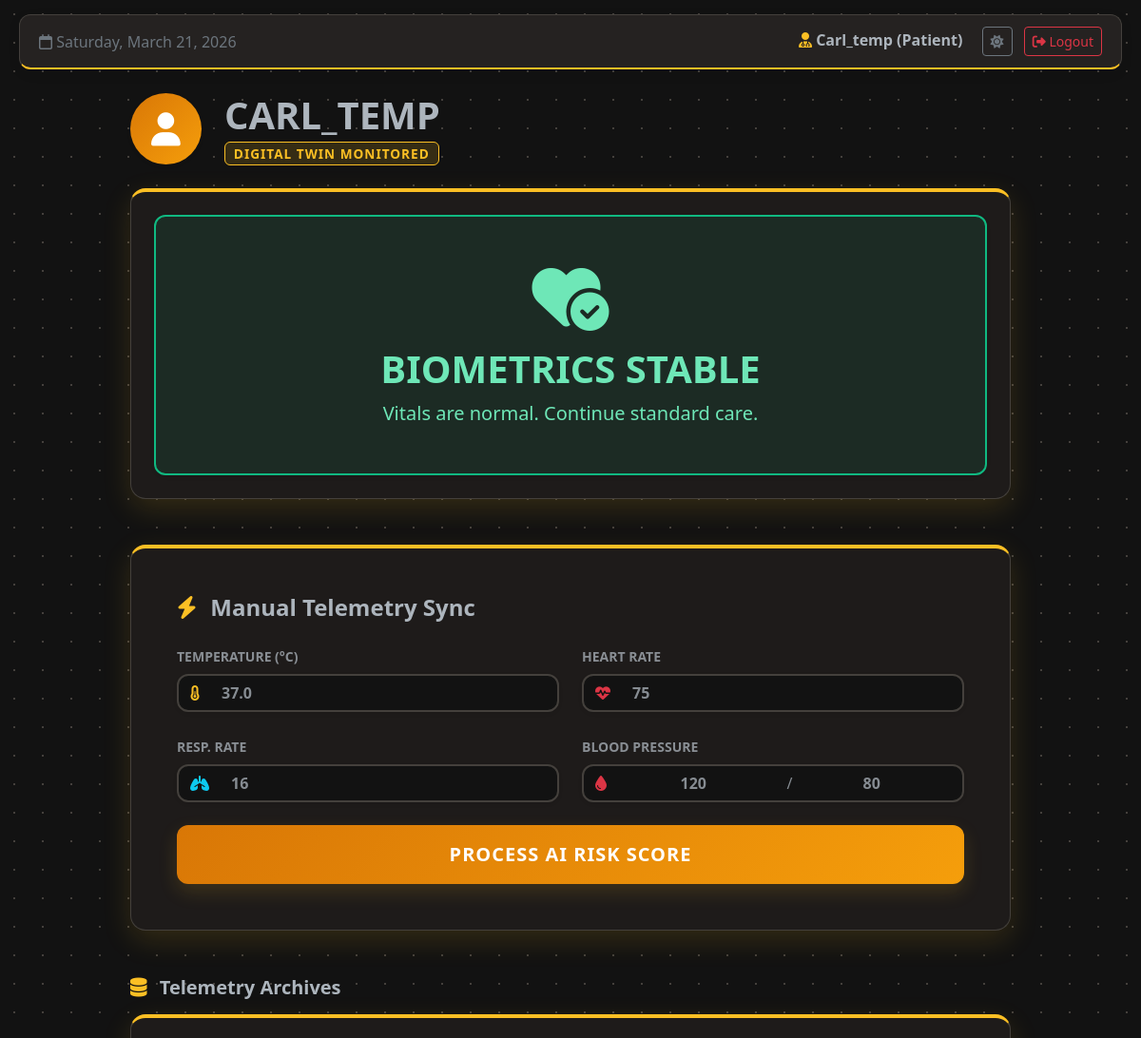
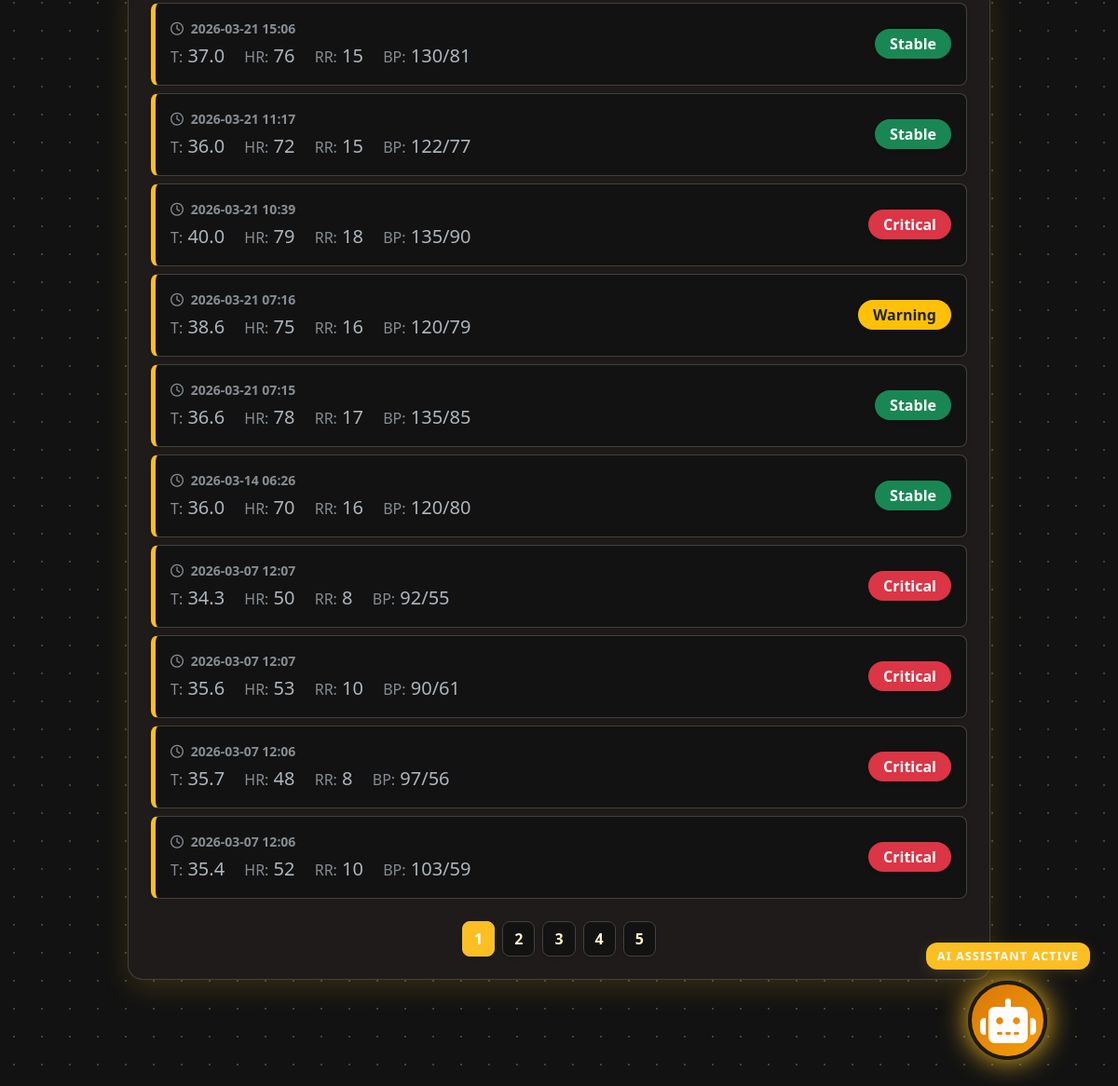
The page /patient_dashboard (signed in) on the database its author committed (2 pictures, top to bottom).
### models.py (models this page shows)
class User(UserMixin, db.Model):
    id = db.Column(db.Integer, primary_key=True)
    username = db.Column(db.String(100), unique=True, nullable=False)
    email = db.Column(db.String(120), unique=True, nullable=True)
    password = db.Column(db.String(100), nullable=False)
    role = db.Column(db.String(20), nullable=False, default="patient")
    age = db.Column(db.Integer, nullable=True)
    gender = db.Column(db.String(20), nullable=True)
    blood_group = db.Column(db.String(10), nullable=True)
    contact = db.Column(db.String(20), nullable=True)
    emp_id = db.Column(db.String(50), nullable=True)
    department = db.Column(db.String(50), nullable=True)
    entries = db.relationship("Entry", backref="author", lazy=True)

class Entry(db.Model):
    id = db.Column(db.Integer, primary_key=True)
    user_id = db.Column(db.Integer, db.ForeignKey("user.id"), nullable=True)
    name = db.Column(db.String(100), nullable=False)
    temp = db.Column(db.Float, nullable=False)
    hr = db.Column(db.Integer, nullable=False)
    rr = db.Column(db.Integer, nullable=False)
    sys_bp = db.Column(db.Integer, nullable=True)
    dia_bp = db.Column(db.Integer, nullable=True)
    status = db.Column(db.String(20), nullable=False)
    advice = db.Column(db.String(200), nullable=True)
    timestamp = db.Column(db.DateTime, default=datetime.utcnow)

### app.py (the view)
@app.route("/patient_dashboard")
@login_required
def patient_dashboard():
    if current_user.role != "patient":
        return redirect(url_for("home"))
    my_entries = (
        Entry.query.filter_by(user_id=current_user.id)
        .order_by(Entry.timestamp.desc())
        .all()
    )
    current_status = my_entries[0].status if my_entries else "Unknown"
    latest_advice = my_entries[0].advice if my_entries else "No data logged yet."
    return render_template(
        "patient_home.html",
        entries=my_entries,
        status=current_status,
        advice=latest_advice,
    )

### app.py (called while the page is built)
@login_manager.user_loader
def load_user(user_id):
    return db.session.get(User, int(user_id))

### templates/patient_home.html (shortened to what this page needs)
{% extends "base.html" %} {% block content %}
<div class="container mt-4 mb-5">
  <div class="row mb-4">
    <div class="col-lg-10 mx-auto">
      <div class="d-flex align-items-center">
        <div
          class="rounded-circle d-flex justify-content-center align-items-center me-4 shadow-sm"
          style="
            width: 75px;
            height: 75px;
            background: var(--bot-bg);
            color: white;
            font-size: 2.2rem;
          "
        >
          <i class="fa-solid fa-user"></i>
        </div>
        <div>
          <h1 class="fw-bold mb-0 text-body text-uppercase">
            {{ current_user.username }}
          </h1>
          <span
            class="badge mt-1"
            style="
              background: var(--accent-glow);
              color: var(--vm-accent);
              font-weight: 800;
              letter-spacing: 1px;
              border: 1px solid var(--vm-accent);
              font-size: 0.85rem;
            "
          >
            DIGITAL TWIN MONITORED
          </span>
        </div>
      </div>
    </div>
  </div>
  <div class="row mb-5">
    <div class="col-lg-10 mx-auto">
      <div class="yellow-card p-4 text-center">
        {% if status == 'High' or status == 'Critical' %}
        <div class="status-box status-critical shadow-sm">
          <i class="fa-solid fa-triangle-exclamation display-2 mb-3"></i>
          <h1 class="fw-bold mb-2">CRITICAL RISK</h1>
          <p class="fs-5 mb-0 fw-medium">{{ advice }}</p>
        </div>
        {% elif status == 'Warning' %}
        <div class="status-box status-warning shadow-sm">
          <i class="fa-solid fa-notes-medical display-2 mb-3"></i>
          <h1 class="fw-bold mb-2">ATTENTION ADVISED</h1>
          <p class="fs-5 mb-0 fw-medium">{{ advice }}</p>
        </div>
        {% elif status == 'Stable' %}
        <div class="status-box status-stable shadow-sm">
          <i class="fa-solid fa-heart-circle-check display-2 mb-3"></i>
          <h1 class="fw-bold mb-2">BIOMETRICS STABLE</h1>
          <p class="fs-5 mb-0 fw-medium">{{ advice }}</p>
        </div>
        {% endif %}
      </div>
    </div>
  </div>
  <div class="row mb-5">
    <div class="col-lg-10 mx-auto">
      <div class="yellow-card p-4 p-md-5">
        <h4 class="fw-bold mb-4 text-body">
          <i class="fa-solid fa-bolt me-2" style="color: var(--vm-accent)"></i>
          Manual Telemetry Sync
        </h4>
        <form method="POST" action="/add_vitals">
          <div class="row g-4 mb-4">
            <div class="col-md-6">
              <label class="form-label fw-bold text-muted small text-uppercase"
                >Temperature (°C)</label
              >
              <div class="input-group yellow-input-group shadow-sm">
                <span class="input-group-text"
                  ><i class="fa-solid fa-temperature-half"></i
                ></span>
                <input
                  type="number"
                  step="0.1"
                  name="temperature"
                  class="form-control"
                  placeholder="37.0"
                  required
                />
              </div>
            </div>
            <div class="col-md-6">
              <label class="form-label fw-bold text-muted small text-uppercase"
                >Heart Rate</label
              >
              <div class="input-group yellow-input-group shadow-sm">
                <span class="input-group-text"
                  ><i class="fa-solid fa-heart-pulse text-danger"></i
                ></span>
                <input
                  type="number"
                  name="heart_rate"
                  class="form-control"
                  placeholder="75"
                  required
                />
              </div>
            </div>
            <div class="col-md-6">
              <label class="form-label fw-bold text-muted small text-uppercase"
                >Resp. Rate</label
              >
              <div class="input-group yellow-input-group shadow-sm">
                <span class="input-group-text"
                  ><i class="fa-solid fa-lungs text-info"></i
                ></span>
                <input
                  type="number"
                  name="resp_rate"
                  class="form-control"
                  placeholder="16"
                  required
                />
              </div>
            </div>
            <div class="col-md-6">
              <label class="form-label fw-bold text-muted small text-uppercase"
                >Blood Pressure</label
              >
              <div class="input-group yellow-input-group shadow-sm">
                <span class="input-group-text"
                  ><i class="fa-solid fa-droplet text-danger"></i
                ></span>
                <input
                  type="number"
                  name="sys_bp"
                  class="form-control text-center"
                  placeholder="120"
                  required
                />
                <span class="input-group-text border-0 px-1 text-muted">/</span>
                <input
                  type="number"
                  name="dia_bp"
                  class="form-control text-center"
                  placeholder="80"
                  required
                />
              </div>
            </div>
          </div>
          <button type="submit" class="btn btn-yellow w-100 fs-5">
            Process AI Risk Score
          </button>
        </form>
      </div>
    </div>
  </div>
  <div class="row mb-5 pb-5">
    <div class="col-lg-10 mx-auto">
      <h5 class="fw-bold mb-3 text-body">
        <i
          class="fa-solid fa-database me-2"
          style="color: var(--vm-accent)"
        ></i>
        Telemetry Archives
      </h5>
      <div class="yellow-card p-4">
        <div id="historyContainer" class="d-flex flex-column gap-2">
          {% for entry in entries %} {% set badge_color = 'bg-success' %} {% if
          entry.status == 'High' or entry.status == 'Critical' %}{% set
          badge_color = 'bg-danger' %}{% endif %} {% if entry.status ==
          'Warning' %}{% set badge_color = 'bg-warning text-dark' %}{% endif %}
          <div
            class="history-entry p-3 d-none flex-column flex-md-row justify-content-between align-items-md-center shadow-sm"
          >
            <div>
              <div class="text-muted small fw-bold mb-1">
                <i class="fa-regular fa-clock me-1"></i> {{
                entry.timestamp.strftime('%Y-%m-%d %H:%M') }}
              </div>
              <div class="fs-5 fw-medium text-body">
                <span class="me-3"
                  ><span class="text-muted fs-6">T:</span> {{ entry.temp
                  }}</span
                >
                <span class="me-3"
                  ><span class="text-muted fs-6">HR:</span> {{ entry.hr }}</span
                >
                <span class="me-3"
                  ><span class="text-muted fs-6">RR:</span> {{ entry.rr }}</span
                >
                <span
                  ><span class="text-muted fs-6">BP:</span> {{ entry.sys_bp
                  }}/{{ entry.dia_bp }}</span
                >
              </div>
            </div>
            <div class="mt-2 mt-md-0">
              <span
                class="badge {{ badge_color }} fs-6 px-3 py-2 rounded-pill shadow-sm"
                >{{ entry.status }}</span
              >
            </div>
          </div>
          {% endfor %}
        </div>
        <div
          class="d-flex justify-content-center mt-4 gap-2 pagination-controls"
          id="paginationControls"
        ></div>
      </div>
    </div>
  </div>
</div>
<div class="vitalbot-container">
  <div class="vitalbot-badge">AI ASSISTANT ACTIVE</div>
  <div
    class="ai-bot-btn-extreme"
    data-bs-toggle="collapse"
    data-bs-target="#chatBox"
  >
    <i class="fa-solid fa-robot fa-3x text-white"></i>
  </div>
</div>
{% endblock %}

### templates/base.html (shortened to what this page needs)
<!doctype html>
<html lang="en" data-bs-theme="dark">
  <head>
    <link
      href="https://cdn.jsdelivr.net/npm/bootstrap@5.3.0/dist/css/bootstrap.min.css"
      rel="stylesheet"
    />
    <link
      rel="stylesheet"
      href="https://cdnjs.cloudflare.com/ajax/libs/font-awesome/6.4.0/css/all.min.css"
    />
    <link
      rel="stylesheet"
      href="https://cdn.datatables.net/1.13.6/css/dataTables.bootstrap5.min.css"
    />
  </head>
  <body>
    <div
      class="main-content"
    >
      {% if current_user.is_authenticated %}
      <div class="top-navbar">
        <div class="text-secondary">
          <i class="fa-regular fa-calendar"></i> <span id="currentDate"></span>
        </div>
        <div>
          <span class="fw-bold me-3 text-body">
            <i
              class="fa-solid fa-user-doctor"
              style="color: var(--vm-accent)"
            ></i>
            {{ current_user.username | capitalize }} ({{ current_user.role |
            capitalize }})
          </span>
          <button
            id="theme-toggle"
            class="btn btn-sm btn-outline-secondary me-2"
          >
            <i id="theme-icon" class="fa-solid fa-moon"></i>
          </button>
          <a
            href="{{ url_for('logout') }}"
            class="btn btn-sm btn-outline-danger"
            ><i class="fa-solid fa-right-from-bracket"></i> Logout</a
          >
        </div>
      </div>
      {% endif %}  {% block content %}{% endblock %}
    </div>
  </body>
</html>

### templates/base.html (style rules this page uses)
:root { --vm-bg: #f4f7f6; --vm-sidebar-bg: #1d2b36; --vm-sidebar-border: #2c3e50; --vm-card-bg: #ffffff; --vm-card-border: #e3e6f0; --vm-text-main: #5a5c69; --vm-text-muted: #858796; --vm-topbar-bg: rgba( 255, 255, 255, 0.85 ); --vm-grid-line: #e9ecef; --vm-organ-base: #e9ecef; --vm-organ-stroke: #ced4da; --vm-accent: #4db8ff; }
[data-bs-theme="dark"] { --vm-bg: #0f172a; --vm-sidebar-bg: #020617; --vm-sidebar-border: #1e293b; --vm-card-bg: #1e293b; --vm-card-border: #334155; --vm-text-main: #e2e8f0; --vm-text-muted: #94a3b8; --vm-topbar-bg: rgba( 30, 41, 59, 0.85 ); --vm-grid-line: #1e293b; --vm-organ-base: #334155; --vm-organ-stroke: #475569; --vm-accent: #38bdf8; }
body { background-color: var(--vm-bg); font-family: "Segoe UI", Tahoma, Geneva, Verdana, sans-serif; overflow-x: hidden; color: var(--vm-text-main); transition: background-color 0.3s, color 0.3s; }
.main-content { margin-left: 250px; padding: 15px 20px 20px 20px; min-height: 100vh; }
.top-navbar { background-color: var(--vm-topbar-bg); border-radius: 12px; padding: 12px 20px; border: 1px solid var(--vm-card-border); box-shadow: 0 4px 15px rgba(0, 0, 0, 0.05); margin-bottom: 10px; display: flex; justify-content: space-between; align-items: center; transition: background-color 0.3s; backdrop-filter: blur(10px); -webkit-backdrop-filter: blur(10px); }
.form-control { background-color: var(--vm-bg); border: 1px solid var(--vm-card-border); color: var(--vm-text-main); }

### rows shown on the page
User: username "Carl_temp", role "Patient", username "CARL_TEMP"
Entry: advice "Vitals are normal. Continue standard care.", timestamp "2026-03-21 15:06", temp "37.0", hr "76", rr "15", sys_bp "130", dia_bp "81", status "Stable"
Entry: timestamp "2026-03-21 11:17", temp "36.0", hr "72", rr "15", sys_bp "122", dia_bp "77", status "Stable"
Entry: timestamp "2026-03-21 10:39", temp "40.0", hr "79", rr "18", sys_bp "135", dia_bp "90", status "Critical"
Entry: timestamp "2026-03-21 07:16", temp "38.6", hr "75", rr "16", sys_bp "120", dia_bp "79", status "Warning"
Entry: timestamp "2026-03-21 07:15", temp "36.6", hr "78", rr "17", sys_bp "135", dia_bp "85", status "Stable"
Entry: timestamp "2026-03-14 06:26", temp "36.0", hr "70", rr "16", sys_bp "120", dia_bp "80", status "Stable"
Entry: timestamp "2026-03-07 12:07", temp "34.3", hr "50", rr "8", sys_bp "92", dia_bp "55", status "Critical"
Entry: timestamp "2026-03-07 12:07", temp "35.6", hr "53", rr "10", sys_bp "90", dia_bp "61", status "Critical"
Entry: timestamp "2026-03-07 12:06", temp "35.7", hr "48", rr "8", sys_bp "97", dia_bp "56", status "Critical"
Entry: timestamp "2026-03-07 12:06", temp "35.4", hr "52", rr "10", sys_bp "103", dia_bp "59", status "Critical"
